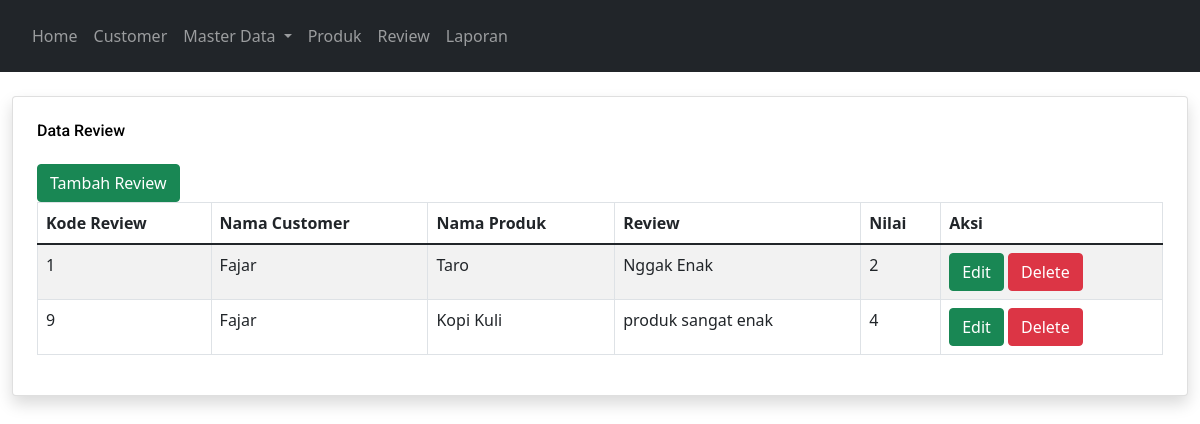
/review.php, run on the app's committed database.
### tables this page shows
CREATE TABLE `review` (
  `kode_review` int(11) NOT NULL AUTO_INCREMENT,
  `kode_customer` int(11) DEFAULT NULL,
  `kode_produk` int(11) DEFAULT NULL,
  `review` varchar(125) DEFAULT NULL,
  `nilai` int(11) DEFAULT NULL,
  PRIMARY KEY (`kode_review`),
  KEY `kode_customer` (`kode_customer`),
  KEY `kode_produk` (`kode_produk`),
  CONSTRAINT `review_ibfk_1` FOREIGN KEY (`kode_customer`) REFERENCES `customer` (`kode_customer`),
  CONSTRAINT `review_ibfk_2` FOREIGN KEY (`kode_produk`) REFERENCES `produk` (`kode_produk`)
);

CREATE TABLE `customer` (
  `kode_customer` int(11) NOT NULL AUTO_INCREMENT,
  `nama` varchar(125) DEFAULT NULL,
  `alamat` varchar(125) DEFAULT NULL,
  `no_telp` varchar(14) DEFAULT NULL,
  PRIMARY KEY (`kode_customer`)
);

CREATE TABLE `produk` (
  `kode_produk` int(11) NOT NULL AUTO_INCREMENT,
  `nama_produk` varchar(125) DEFAULT NULL,
  `kategori` varchar(125) DEFAULT NULL,
  `tgl_pembuatan` date DEFAULT NULL,
  `tgl_kadaluarsa` date DEFAULT NULL,
  `harga` int(15) DEFAULT NULL,
  PRIMARY KEY (`kode_produk`)
);

### review.php (the view, shortened to what this page needs)
<?php include("config.php"); ?>
<!DOCTYPE html>
<html lang="en">
<head>
    <link href="https://cdnjs.cloudflare.com/ajax/libs/font-awesome/5.10.0/css/all.min.css" rel="stylesheet">
    <link href="https://cdn.jsdelivr.net/npm/bootstrap-icons@1.4.1/font/bootstrap-icons.css" rel="stylesheet">
    <link href="lib/owlcarousel/assets/owl.carousel.min.css" rel="stylesheet">
    <link href="lib/tempusdominus/css/tempusdominus-bootstrap-4.min.css" rel="stylesheet" />
    <link href="css/bootstrap.min.css" rel="stylesheet">
    <link href="https://cdn.jsdelivr.net/npm/bootstrap@5.1.3/dist/css/bootstrap.min.css" rel="stylesheet">
</head>
<body>
    <nav class="navbar navbar-expand bg-dark navbar-dark sticky-top px-4 py-3">
        <div class="navbar-nav   ml-auto">
            <div class="nav-item ">
                <a href="index.php" class="nav-link ">
                    <span class="d-none d-lg-inline-flex">Home</span>
                </a>
            </div>
            <div class="nav-item">
                <a href="customer.php" class="nav-link ">
                    <span class="d-none d-lg-inline-flex">Customer</span>
                </a>
            </div>
            <div class="nav-item dropdown">
                <a href="#" class="nav-link dropdown-toggle" data-bs-toggle="dropdown">
                    <span class="d-none d-lg-inline-flex">Master Data</span>
                </a>
            </div>
            <div class="nav-item">
                <a href="produk.php" class="nav-link ">
                    <span class="d-none d-lg-inline-flex">Produk</span>
                </a>
            </div>
            <div class="nav-item">
                <a href="review.php" class="nav-link ">
                    <span class="d-none d-lg-inline-flex">Review</span>
                </a>
            </div>
            <div class="nav-item">
                <a href="Laporan.php" class="nav-link ">
                    <span class="d-none d-lg-inline-flex">Laporan</span>
                </a>
            </div>
    </nav>
    <div class="container-fluid pt-4">
        <div class="row g-4">
            <div class="col-sm-12 col-xl-12">
                <div class="card p-3 shadow rounded h-100 p-4">
                    <h6 class="mb-4 text-black">Data Review</h6>
                    <div class="box-body">
                    <a href="tambah/tambah_review.php" class="btn btn-success">Tambah
                        Review</a>
                    <table class="table table-striped table-bordered">
                        <thead>
                            <tr>
                                <th>Kode Review</th>
                                <th>Nama Customer</th>
                                <th>Nama Produk</th>
                                <th>Review</th>
                                <th>Nilai</th>
                                <th>Aksi</th>
                            </tr>
                        </thead>
                        <tbody>
                            <?php
                            $sql = "SELECT review.kode_review, customer.nama, produk.nama_produk, review.review, review.nilai
                            FROM review JOIN customer ON review.kode_customer=customer.kode_customer
                            JOIN produk ON review.kode_produk=produk.kode_produk";
                            $query = mysqli_query($koneksi, $sql);
                            while ($produk = mysqli_fetch_array($query)) {
                                echo "<tr>";
                                echo "<td>" . $produk['kode_review'] . "</td>";
                                echo "<td>" . $produk['nama'] . "</td>";
                                echo "<td>" . $produk['nama_produk'] . "</td>";
                                echo "<td>" . $produk['review'] . "</td>";
                                echo "<td>" . $produk['nilai'] . "</td>";
                                echo "<td>";
                            ?>
                            <a class="btn btn-success" data-target="#editMenu" class="badge badge-success"
                                href="Edit/edit_review.php?id='<?php echo $produk['kode_review'] ?>'">Edit</a>
                            <a class="btn btn-danger" onclick="return confirm('Anda yakin akan menghapus ini? ')"
                                href="Proses_delete/hapus_review.php?kode_review='<?php echo $produk['kode_review'] ?>'">Delete</a>
                            </td>
                            </tr>
                            <?php
                            }
                            ?>
                        </tbody>
                    </table>
                </div>
                </div>
            </div>
        </div>
</body>
</html>

### data on the page
review: kode_review "1", kode_customer.nama "Fajar", kode_produk.nama_produk "Taro", review "Nggak Enak", nilai "2"
review: kode_review "9", kode_customer.nama "Fajar", kode_produk.nama_produk "Kopi Kuli", review "produk sangat enak", nilai "4"
